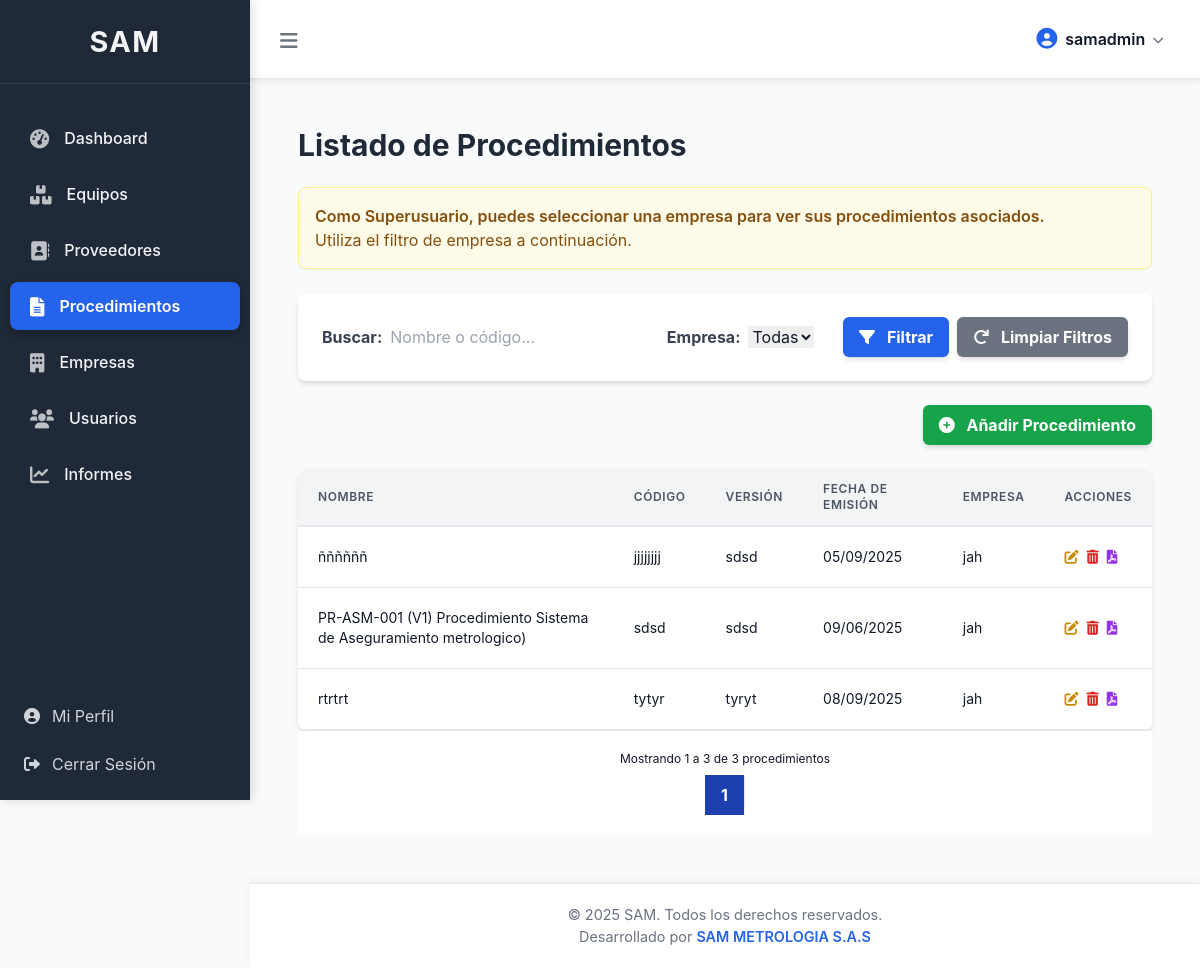
The page /core/procedimientos/ (signed in) on the database as committed earlier.
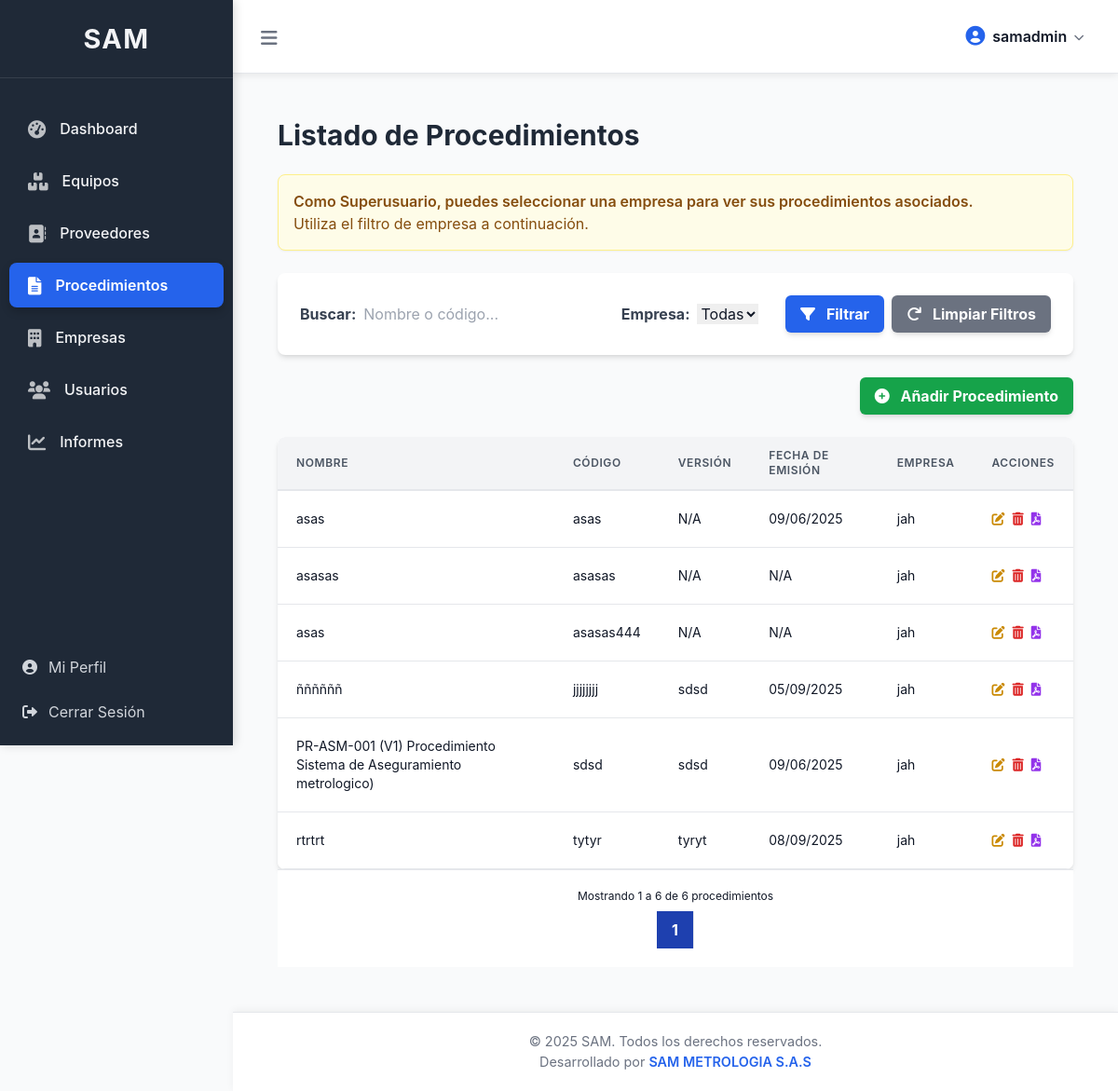
The same page on the database as committed later.
### core/models.py (models this page shows, shortened)
class Procedimiento(models.Model):
    nombre = models.CharField(max_length=255)
    codigo = models.CharField(max_length=100, unique=True)
    version = models.CharField(max_length=50, blank=True, null=True)
    fecha_emision = models.DateField(blank=True, null=True)
    documento_pdf = models.FileField(upload_to=get_upload_path, blank=True, null=True)
    observaciones = models.TextField(blank=True, null=True)
    empresa = models.ForeignKey(
        Empresa,
        on_delete=models.CASCADE,
        related_name='procedimientos',
        verbose_name="Empresa"
    )
    class Meta:
        verbose_name = "Procedimiento"
        verbose_name_plural = "Procedimientos"
        permissions = [
            ("can_view_procedimiento", "Can view procedimiento"),
            ("can_add_procedimiento", "Can add procedimiento"),
            ("can_change_procedimiento", "Can change procedimiento"),
            ("can_delete_procedimiento", "Can delete procedimiento"),
        ]
        unique_together = ('codigo', 'empresa')

class Empresa(models.Model):
    nombre = models.CharField(max_length=200, unique=True)
    nit = models.CharField(max_length=50, unique=True, blank=True, null=True)
    direccion = models.CharField(max_length=255, blank=True, null=True)
    telefono = models.CharField(max_length=20, blank=True, null=True)
    email = models.EmailField(blank=True, null=True)
    logo_empresa = models.ImageField(upload_to='empresas_logos/', blank=True, null=True) # Simplificado upload_to
    fecha_registro = models.DateTimeField(auto_now_add=True)
    formato_version_empresa = models.CharField(
        max_length=50,
        blank=True,
        null=True,
        verbose_name="Versión del Formato (Empresa)"
    )
    formato_fecha_version_empresa = models.DateField(
        blank=True,
        null=True,
        verbose_name="Fecha de Versión del Formato (Empresa)"
    )
    formato_codificacion_empresa = models.CharField(
        max_length=100,
        blank=True,
        null=True,
        verbose_name="Codificación del Formato (Empresa)"
    )
    es_periodo_prueba = models.BooleanField(default=False, verbose_name="¿Es Período de Prueba?")
    duracion_prueba_dias = models.IntegerField(default=30, verbose_name="Duración Prueba (días)")
    fecha_inicio_plan = models.DateField(blank=True, null=True, verbose_name="Fecha Inicio Plan")
    plan_actual = models.ForeignKey('PlanSuscripcion', on_delete=models.SET_NULL, null=True, blank=True, verbose_name="Plan de Suscripción Actual")
    acceso_manual_activo = models.BooleanField(default=False, verbose_name="Acceso Manual Activo")
    estado_suscripcion = models.CharField(
        max_length=50,
        choices=[('Activo', 'Activo'), ('Expirado', 'Expirado'), ('Cancelado', 'Cancelado')],
        default='Activo',
        verbose_name="Estado de Suscripción"
    )
    class Meta:
        verbose_name = "Empresa"
        verbose_name_plural = "Empresas"
        ordering = ['nombre']
        permissions = [
            ("can_view_empresas", "Can view empresas"),
            ("can_add_empresas", "Can add empresas"),
            ("can_change_empresas", "Can change empresas"),
            ("can_delete_empresas", "Can delete empresas"),
        ]

### core/views.py (the view)
# urls.py: path('procedimientos/', views.listar_procedimientos, name='listar_procedimientos'),
@login_required
@permission_required('core.view_procedimiento', raise_exception=True)
def listar_procedimientos(request):
    user = request.user
    selected_company_id = request.GET.get('empresa_id') # Para superusuarios
    procedimientos_list = Procedimiento.objects.all().order_by('codigo')
    current_company_format_info = None
    if not user.is_superuser:
        if user.empresa:
            procedimientos_list = procedimientos_list.filter(empresa=user.empresa)
            current_company_format_info = user.empresa
            selected_company_id = str(user.empresa.id) # Asegura que el filtro muestre la empresa del usuario
        else:
            procedimientos_list = Procedimiento.objects.none() # Usuario sin empresa no ve procedimientos
            messages.info(request, "No tienes una empresa asociada. Contacta al administrador para asignar una.")
    else: # Es superusuario
        if selected_company_id:
            try:
                current_company_format_info = Empresa.objects.get(pk=selected_company_id)
                procedimientos_list = procedimientos_list.filter(empresa_id=selected_company_id)
            except Empresa.DoesNotExist:
                messages.error(request, 'La empresa seleccionada no existe.')
                procedimientos_list = Procedimiento.objects.none()
    paginator = Paginator(procedimientos_list, 10)
    page_number = request.GET.get('page')
    try:
        procedimientos = paginator.page(page_number)
    except PageNotAnInteger:
        procedimientos = paginator.page(1)
    except EmptyPage:
        procedimientos = paginator.page(paginator.num_pages)
    empresas_disponibles = Empresa.objects.all().order_by('nombre') if user.is_superuser else Empresa.objects.none()
    context = {
        'procedimientos': procedimientos,
        'titulo_pagina': 'Listado de Procedimientos',
        'current_company_format_info': current_company_format_info,
        'is_superuser': user.is_superuser,
        'empresas_disponibles': empresas_disponibles,
        'selected_company_id': selected_company_id,
    }
    return render(request, 'core/listar_procedimientos.html', context)

### core/templates/core/listar_procedimientos.html (shortened to what the changed rows need)
{% extends 'base.html' %}
{% load static %}
{% block content %}
<div class="container mx-auto p-4 flex-grow">
    <h1 class="text-3xl font-bold text-gray-800 mb-6">Listado de Procedimientos</h1>
    {% if procedimientos %}
    <div class="overflow-x-auto bg-white rounded-lg shadow-md">
        <table class="min-w-full leading-normal">
            <thead>
                <tr>
                    <th class="px-5 py-3 border-b-2 border-gray-200 bg-gray-100 text-left text-xs font-semibold text-gray-600 uppercase tracking-wider rounded-tl-lg">
                        Nombre
                    </th>
                    <th class="px-5 py-3 border-b-2 border-gray-200 bg-gray-100 text-left text-xs font-semibold text-gray-600 uppercase tracking-wider">
                        Código
                    </th>
                    <th class="px-5 py-3 border-b-2 border-gray-200 bg-gray-100 text-left text-xs font-semibold text-gray-600 uppercase tracking-wider">
                        Versión
                    </th>
                    <th class="px-5 py-3 border-b-2 border-gray-200 bg-gray-100 text-left text-xs font-semibold text-gray-600 uppercase tracking-wider">
                        Fecha de Emisión
                    </th>
                    <th class="px-5 py-3 border-b-2 border-gray-200 bg-gray-100 text-left text-xs font-semibold text-gray-600 uppercase tracking-wider">
                        Empresa
                    </th>
                    <th class="px-5 py-3 border-b-2 border-gray-200 bg-gray-100 text-left text-xs font-semibold text-gray-600 uppercase tracking-wider rounded-tr-lg">
                        Acciones
                    </th>
                </tr>
            </thead>
            <tbody>
                {% for procedimiento in procedimientos %}
                <tr class="hover:bg-gray-50">
                    <td class="px-5 py-5 border-b border-gray-200 bg-white text-sm">
                        <p class="text-gray-900 whitespace-no-wrap">{{ procedimiento.nombre }}</p>
                    </td>
                    <td class="px-5 py-5 border-b border-gray-200 bg-white text-sm">
                        <p class="text-gray-900 whitespace-no-wrap">{{ procedimiento.codigo }}</p>
                    </td>
                    <td class="px-5 py-5 border-b border-gray-200 bg-white text-sm">
                        <p class="text-gray-900 whitespace-no-wrap">{{ procedimiento.version|default:"N/A" }}</p>
                    </td>
                    <td class="px-5 py-5 border-b border-gray-200 bg-white text-sm">
                        <p class="text-gray-900 whitespace-no-wrap">{{ procedimiento.fecha_emision|date:"d/m/Y"|default:"N/A" }}</p>
                    </td>
                    <td class="px-5 py-5 border-b border-gray-200 bg-white text-sm">
                        <p class="text-gray-900 whitespace-no-wrap">{{ procedimiento.empresa.nombre|default:"N/A" }}</p>
                    </td>
                    <td class="px-5 py-5 border-b border-gray-200 bg-white text-sm">
                        <div class="flex items-center space-x-2">
                            <a href="{% url 'core:editar_procedimiento' pk=procedimiento.pk %}" title="Editar"
                               class="text-yellow-600 hover:text-yellow-900 transition duration-300 ease-in-out">
                                <i class="fas fa-edit"></i>
                            </a>
                            <button type="button"
                                    onclick="showDeleteModal('{% url 'core:eliminar_procedimiento' pk=procedimiento.pk %}', 'el procedimiento &quot;{{ procedimiento.nombre }}&quot;')"
                                    title="Eliminar"
                                    class="text-red-600 hover:text-red-900 transition duration-300 ease-in-out">
                                <i class="fas fa-trash-alt"></i>
                            </button>
                            {% if procedimiento.documento_pdf %}
                                <a href="{{ procedimiento.documento_pdf.url }}" target="_blank" title="Ver PDF"
                                   class="text-purple-600 hover:text-purple-900 transition duration-300 ease-in-out">
                                    <i class="fas fa-file-pdf"></i>
                                </a>
                            {% endif %}
                        </div>
                    </td>
                </tr>
                {% endfor %}
            </tbody>
        </table>
    </div>
    <div class="px-5 py-5 bg-white border-t flex flex-col xs:flex-row items-center xs:justify-between">
        <span class="text-xs xs:text-sm text-gray-900">
            Mostrando {{ procedimientos.start_index }} a {{ procedimientos.end_index }} de {{ procedimientos.paginator.count }} procedimientos
        </span>
        <div class="inline-flex mt-2 xs:mt-0">
            {% for i in procedimientos.paginator.page_range %}
                {% if procedimientos.number == i %}
                    <span class="bg-blue-800 text-white font-bold py-2 px-4 border-r border-gray-200">{{ i }}</span>
                {% endif %}
            {% endfor %}
        </div>
    </div>
    {% else %}
        <div class="bg-white p-6 rounded-lg shadow-md text-center">
            <p class="text-gray-600 text-lg">No hay procedimientos registrados en el sistema para esta empresa o no se encontraron resultados.</p>
        </div>
    {% endif %}
</div>
{% endblock content %}

Rows that differ between the two databases and show on the page:
added Procedimiento: nombre "asas", codigo "asas", version "N/A", fecha_emision "09/06/2025", empresa.nombre "jah"
added Procedimiento: nombre "asasas", codigo "asasas", version "N/A", fecha_emision "N/A", empresa.nombre "jah"
added Procedimiento: nombre "asas", codigo "asasas444", version "N/A", fecha_emision "N/A", empresa.nombre "jah"
Other text that changed with them:
{{ procedimientos.end_index }}: "3" → "6"
{{ procedimientos.paginator.count }}: "3" → "6"
